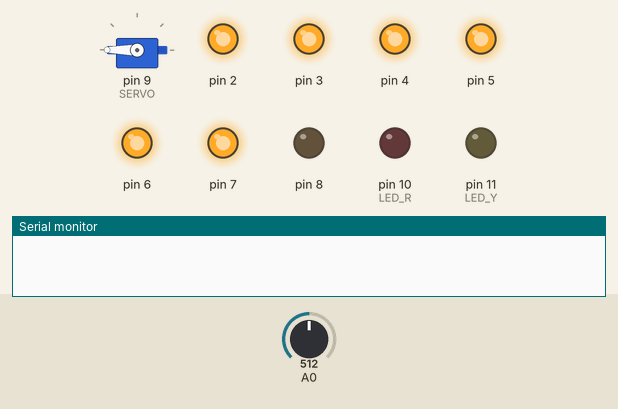
Simulated run of this sketch. Board: Arduino Uno, built with avr-gcc and run on an emulated ATmega328P. Parts: servo, output pins drawn as LEDs (lit = HIGH), the last lines printed to the serial monitor. The test bench sets the inputs (shaded band); at power-on: A0 = 512.

Above: at 1.2 s.
1.3 s: A0 set to 32
2.8 s: A0 set to 28
At 2.95 s:
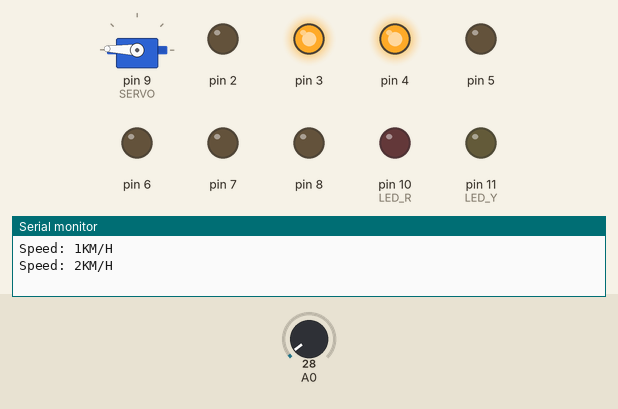
At 6.5 s:
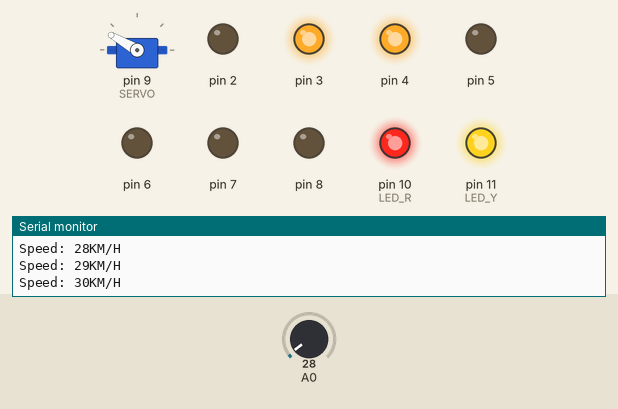
Timing chart, 0 to 8.0 s (numbered marks = the images above; inputs shaded):
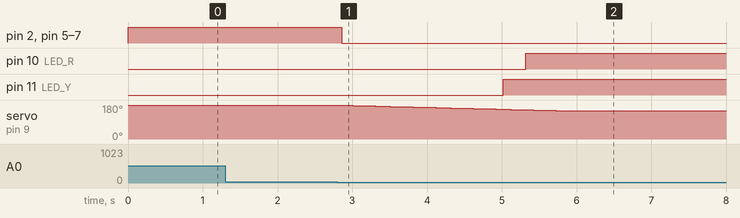

The sketch:

Velocimeter.ino
```cpp
// (licence header left out)
#include <Servo.h>

Servo needle;
#define SERVO 9

//BUTTONS
#define NOBOTON 0
#define GEARBOX_UP 1
#define GEARBOX_DOWN 2
#define RESTART 3

// LEDS
#define LED_R 10
#define LED_Y 11
#define LED_G 12

int millisBefore = 0; // To control the led's blink
int flagButton = NOBOTON; // Antirebote
int gear = 0;
int flagGear = 0; // to know if i can change the gear.
int actualSpeed = 0;
int maximunSpeed[7] = {0, 30, 60, 90, 120, 150, 180};
int acceleration = 1; // this value could be added or subtracted to the actual speed.
// DISPLAY LEDS -> CAR'S GEARS
int carGearBox[7][7] = {
  //A     B     C     D     E     F     G
  {HIGH ,HIGH ,HIGH ,HIGH ,HIGH ,HIGH ,LOW},  // 0
  {LOW  ,HIGH ,HIGH ,LOW  ,LOW  ,LOW  ,LOW},  // 1
  {HIGH ,HIGH ,LOW  ,HIGH ,HIGH ,LOW  ,HIGH}, // 2
  {HIGH ,HIGH ,HIGH ,HIGH ,LOW  ,LOW  ,HIGH}, // 3
  {LOW  ,HIGH ,HIGH ,LOW  ,LOW  ,HIGH ,HIGH}, // 4
  {HIGH ,LOW  ,HIGH ,HIGH ,LOW  ,HIGH ,HIGH}, // 5
  {HIGH ,LOW  ,HIGH ,HIGH ,HIGH ,HIGH ,HIGH}  // 6
};

/**
 * @brief  Configs the initial state of the program..
 * @note   .
 */
void setup(){
  needle.attach(SERVO,500,2500);
  for(int i=2;i<=11;i++){
     pinMode(i, OUTPUT);
  }
  // prints 0 in the display as a initial state.
  showGearBox(0);
  moveNeedle(gear);
  Serial.begin(9600);
}

/**
 * @brief  Main lop of the program..
 * @note
 */
void loop(){
  int buttonNow = readButton();
  accelerate(gear);
  if(buttonNow != NOBOTON && flagButton == NOBOTON){
    if(buttonNow != RESTART){
      gearBoxControl(buttonNow);
    }
    else{
      restartProgram();
    }
    flagButton = buttonNow;
  }
  if(buttonNow == NOBOTON && flagButton != NOBOTON){
    flagButton = buttonNow;
  }
  delay(50);
}

// READ BUTTONS
/**
 * @brief  Reads the button that is pressed in the tension divisor.
 * @note
 * @retval Returns the read button.
 */
int readButton(){
  int analogValue = analogRead(A0);
  if (analogValue >= 0 && analogValue <= 30){
      return GEARBOX_UP;
  }
  if (analogValue <= 371 && analogValue >= 311){
      return GEARBOX_DOWN;
  }
  if (analogValue <= 455 && analogValue >= 420){
      return RESTART;
  }
  return NOBOTON;
}

// LEDS
/**
 * @brief  It makes the red led blink if the maximum
 * gearbox speed is between 85% and 105%.
 * @note
 */
void blinkLed(){
  int stateControl = digitalRead(LED_R);
  int millisActual = millis();
  Serial.print("Speed: ");
  Serial.print(actualSpeed);
  Serial.println("KM/H");

  if(millisActual-millisBefore >= 500 &&
    actualSpeed >= maximunSpeed[gear]*0.85 &&
    actualSpeed <= maximunSpeed[gear]*1.05){
    flagGear = 1;
    digitalWrite(LED_R, !stateControl);
    stateControl = !stateControl;
    millisBefore = millisActual;
  }
}

/**
 * @brief  According to the percentage received,
 * a green led turns on if it is greater than 0%,
 * but a yellow one if it is greater than 75% or
 * a red one will blink if it is greater than 90%.
 * @note
 * @param  actualSpeed: Actual speed of the vehicle.
 * @param  maxSpeed: Maximun speed of the actual gear box.
 */
void turnOnLeds(int actualSpeed, int maxSpeed){
  float greenLedPercentaje = (maxSpeed*0.75);
  if(actualSpeed > 0){
      digitalWrite(LED_G, HIGH);
  }
  if(actualSpeed > greenLedPercentaje){
      digitalWrite(LED_Y, HIGH);
  }
  blinkLed();
}

/**
 * @brief  Shutdown all the leds of the board.
 * @note
 */
void shutdownLeds(){
  for(int i = 10; i < 13; i++){
    digitalWrite(i, LOW);
  }
}

// GEARS
/**
 * @brief  Increase or decrease the current gear and
 * show the new gear on the display.
 * @note
 * @param  button: Button pressed to perform the action
 * of raising or lowering the gear.
 */
void gearBoxControl(int button){
  if(button == GEARBOX_UP && !gear){
    gear++;
    flagGear = 0;
    shutdownLeds();
    accelerate(gear);
  }else if(button == GEARBOX_UP && gear <6 && flagGear){
    gear++;
    flagGear = 0;
    shutdownLeds();
    accelerate(gear);
  }
  if(gear>0 && button == GEARBOX_DOWN){
  	gear--;
    flagGear = 0;
    shutdownLeds();
    accelerate(gear);
  }
  showGearBox(gear);
}

// SPEED
/**
 * @brief  Regarding the actual gear, it will increase
 * or decrease the actual speed.
 * @note
 * @param  actualGear: Actual Gear to operate.
 */
void accelerate(int actualGear){
  if(actualSpeed < maximunSpeed[actualGear]){
    actualSpeed+=acceleration;
    moveNeedle(actualSpeed);
    turnOnLeds(actualSpeed, maximunSpeed[actualGear]);
    delay(50);
  }
  else if(actualSpeed > maximunSpeed[actualGear]){
    actualSpeed-=acceleration;
    moveNeedle(actualSpeed);
    turnOnLeds(actualSpeed, maximunSpeed[actualGear]);
    delay(50);
  }
}

/**
 * @brief  Map the needle (servomotor) to move with
 * the current speed within its limits.
 * @note
 * @param  actualSpeed: Speed which will be mapped in degrees
 * (between 0 and 180) for the movement of the needle (servomotor).
 */
void moveNeedle(int actualSpeed){
  int mapped = map(actualSpeed, 0, 180, 180, 0);
  needle.write(mapped);
}

// DISPLAY
/**
 * @brief  According to the change received by parameter,
 * it will turn on the corresponding Display LEDs.
 * @note
 * @param  gear: Actual Car's gear to show in the display.
 */
void showGearBoxOnDisplay(int gear){
  for(int i = 2; i < 9; i++){
    digitalWrite(i, carGearBox[gear][i-2]);
  }
}

/**
 * @brief  Prints the numeric value that represents the current change in the display.
 * @note   The possible values will be between 0 and 6.
 * @param  gear: Numeric Gear that will be represented in the display.
 */
void showGearBox(int gear){
  shutdownDisplay();
  showGearBoxOnDisplay(gear);
}

/**
 * @brief  Turn off all segments of the display.
 * @note
 */
void shutdownDisplay(){
  for(int i = 2; i < 9; i++){
    digitalWrite(i, LOW);
  }
}

// RESTART
/**
 * @brief  Turns the program into its initial state.
 * @note   The display will show 0, the needle (Servo Motor)
 * it will move to its initial position and the actual speed will be 0.
 */
void restartProgram(){
  gear = 0;
  actualSpeed = 0;
  showGearBox(0);
  moveNeedle(0);
  shutdownLeds();
}
```

Measured:
- the behaviour switches between 31 and 30 on A0 (found by bisection; images 0 and 1)
- after the input at 1.3 s, every drawn part: stays the same
- after the input at 2.8 s, pin 2, pin 5–7: HIGH → LOW after 0.06 s; pin 10 (LED_R): LOW → HIGH after 2.5 s; pin 11 (LED_Y): LOW → HIGH after 2.2 s; servo on pin 9 (SERVO): moves from 180° to 150° over 2.9 s, starting at once
